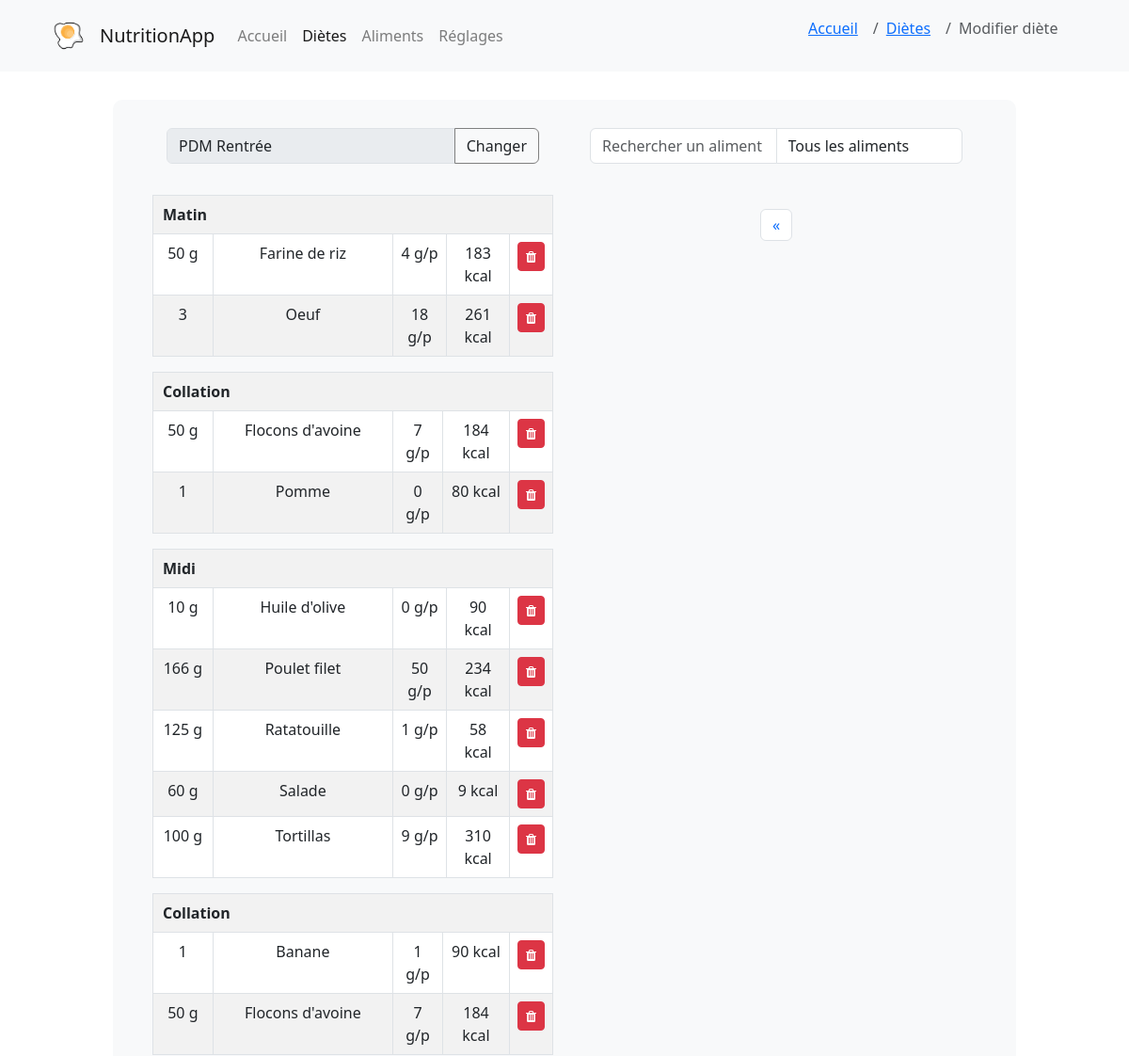
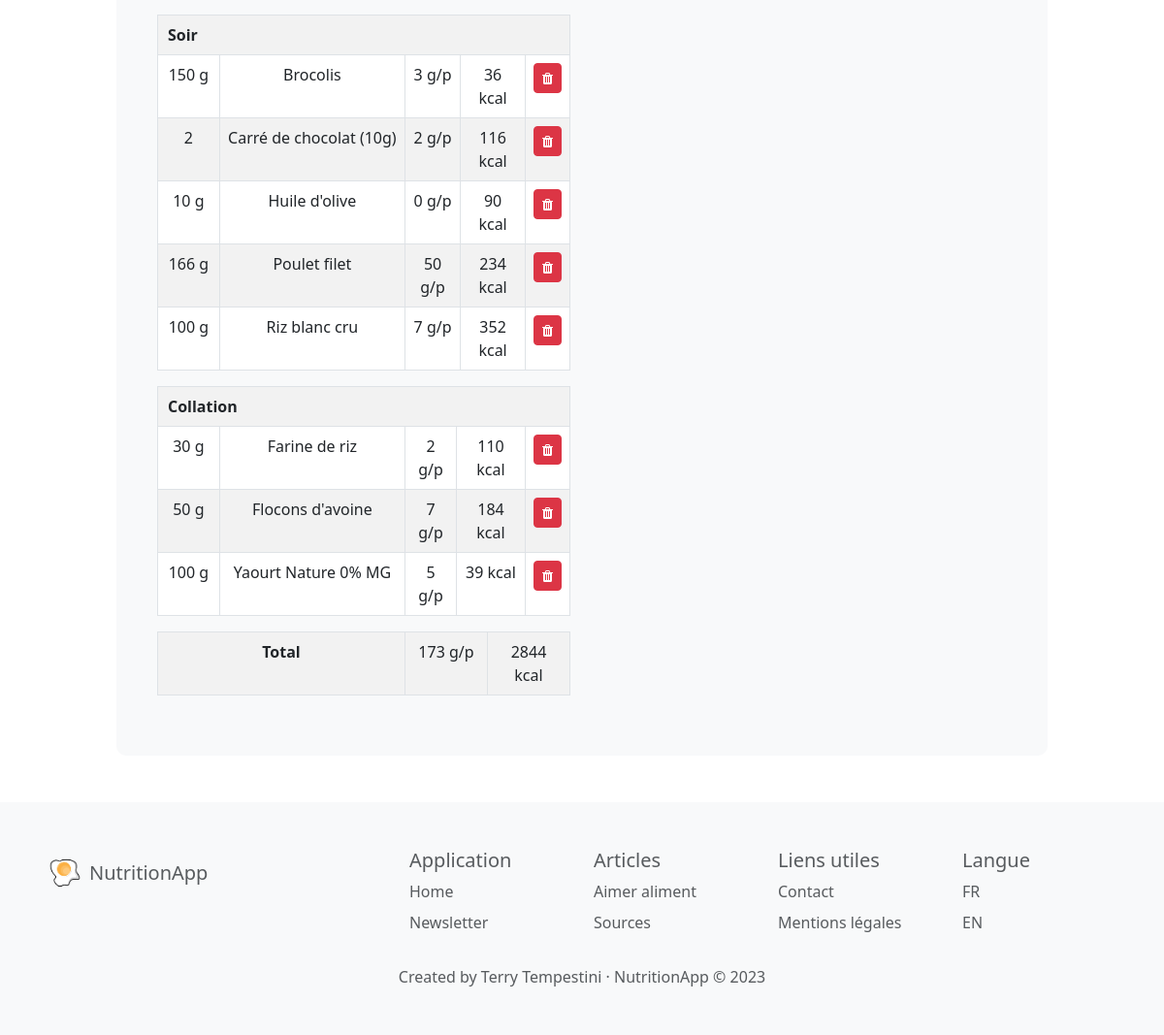
The page /creer_diete/3 on the database its author committed (2 pictures, top to bottom).
### models/Diete.py (models this page shows, shortened)
class Diete(db.Model):
    id = db.Column(db.Integer, primary_key=True)
    titre_diete = db.Column(db.String(255), nullable=True) # nom de la diete
    createur = db.Column(db.Integer, db.ForeignKey('utilisateur.id'), nullable=True)
    date = db.Column(db.Date, nullable=True)
    createur_obj = db.relationship('Utilisateur', backref=db.backref('dietes'), foreign_keys=[createur])
    def get_by_id(id):
        return Diete.query.get(id)
    def portions_associees(self):
        return Portion.query.join(Aliment).filter(Portion.diete == self.id).order_by(Portion.label_portion, Aliment.titre).all()
    def total_kcal(self):
        if(self.portions_associees()):
            return sum([portion.kcal_portion() for portion in self.portions_associees()])
        else:
            return 0
    def total_proteines(self):
        if(self.portions_associees()):
            return sum([portion.proteines_portion() for portion in self.portions_associees()])
        else:
            return 0

### models/Portion.py (models this page shows, shortened)
class Portion(db.Model):
    id = db.Column(db.Integer, primary_key=True)
    diete = db.Column(db.Integer, db.ForeignKey('diete.id'))
    aliment = db.Column(db.Integer, db.ForeignKey('aliment.id'))
    nombre = db.Column(db.Integer, nullable=False, server_default='0')
    label_portion = db.Column(db.Integer, nullable=False, server_default='0') # 1=matin, 2=collation matin, 3=midi, 4=collation aprem, 5=soir, 6=collation soir
    diete_obj = db.relationship('Diete', backref=db.backref('portions'))
    aliment_obj = db.relationship('Aliment', backref=db.backref('portions'))
    def unite(self):
        return self.aliment_obj.unite
    def kcal_portion(self):
        if self.unite() == 1: # si l'aliment est en unité (kcal * nombre)
            return round(self.aliment_obj.kcal * self.nombre)
        else: # aliment == 0 (kcal * nombre * 0.01 * 100g) ; aliment == 2 (kcal * nombre * 0.01 * 100mL)
            return round(self.aliment_obj.kcal * self.nombre * 0.01)
    def proteines_portion(self):
        if self.unite() == 1:
            return round(self.aliment_obj.proteines * self.nombre)
        else:
            return round(self.aliment_obj.proteines * self.nombre * 0.01)

### models/Aliment.py (models this page shows, shortened)
class Aliment(db.Model):
    id = db.Column(db.Integer, primary_key=True)
    titre = db.Column(db.String(255), nullable=True, server_default='')
    kcal = db.Column(db.Integer, nullable=True, server_default='0')
    proteines = db.Column(db.Integer, nullable=True, server_default='0')
    glucides = db.Column(db.Integer, nullable=True, server_default='0')
    lipides = db.Column(db.Integer, nullable=True, server_default='0')
    categorie = db.Column(db.String(255), nullable=True, server_default="Autre") # légume, fruit, féculent...
    photo = db.Column(db.String(255), nullable=True, server_default='')
    description = db.Column(db.String(255), nullable=True, server_default='')
    unite = db.Column(db.Integer, nullable=True, server_default='0') # 0 = 100g, 1 = 1 unité, 2 = mL
    valide = db.Column(db.Integer, nullable=True, server_default='0') # 0 = non validé, 1 = validé
    def get_all():
        return Aliment.query.order_by(Aliment.titre).limit(MAX_RESULTS).all()

### controllers/diete.py (the view)
@app.route('/creer_diete/<int:id>', methods=['GET', 'POST'])
def creer_diete(id):
    diete_courante = Diete.get_by_id(id)
    portions_repas = diete_courante.portions_associees()
    aliments = Aliment.get_all()
    return render_template('diete/creer_diete.html', aliments=aliments, diete=diete_courante, portions_repas=portions_repas)

### templates/diete/creer_diete.html (shortened to what this page needs)
{% extends 'base.html' %}
{% block content %}
{% set page = 'dietes' %}
{% set place = ["accueil","dietes","modifier_diete"] %}
{% with breadcrumb=place %}
    {% include "navbar.html" %}
{% endwith %}
<link rel="stylesheet" href="{{root}}{{ url_for('static', filename='css/pages.css') }}">
<div class="diete_window bg-light">
  <div class="container">
    <div class="row">
      <div class="col-md-6 mb-3">
        <div class="col-md-12 input-group mb-3">
          <input type="text" id="titre_diete" name="titre_diete" class="form-control" placeholder="Titre" value="{{ diete.titre_diete }}" readonly required>
          <div class="input-group-append">
            <span class="btn input-group-text" style="border-color: grey;" data-toggle="tooltip" title="Changer titre" data-bs-toggle="modal" data-bs-target="#modalChangeTitle" id="titre_diete">Changer</span>
          </div>
        </div>
          <table class="col-md-12 table table-striped table-bordered">
            {% set current_label = [] %}
            {% for portion in portions_repas %}
            {% if current_label[-1] != portion.label_portion %}
                    <table class="table table-striped table-bordered full-width-table">
                        {% do current_label.append(portion.label_portion) %}
                            <tr>
                                <th colspan="5" style="padding-left: 10px;">
                                    {% if current_label[-1] == 1 %}
                                        Matin
                                    {% elif current_label[-1] == 3 %}
                                        Midi
                                    {% elif current_label[-1] == 5 %}
                                        Soir
                                    {% else %}
                                        Collation
                                    {% endif %}
                                </th>
                            </tr>
                {% endif %}
            <tr>
              {% if portion.aliment_obj.unite == 1 %}
                <td style="width: 15%">{{ portion.nombre }}</td>
                <td style="width: 45%">{{ portion.aliment_obj.titre }}</td>
              {% elif portion.aliment_obj.unite == 2 %}
                <td style="width: 15%">{{ portion.nombre }} mL</td>
                <td style="width: 45%">{{ portion.aliment_obj.titre }}</td>
              {% else %}
                <td style="width: 15%">{{ portion.nombre }} g</td>
                <td style="width: 45%">{{ portion.aliment_obj.titre }}</td>
              {% endif %}
              <td>{{ portion.proteines_portion() }} g/p</td>
              <td>{{ portion.kcal_portion() }} kcal</td>
              <td class="text-center">
                <a href="{{ url_for('controllers.enlever_aliment_diete', id_portion=portion.id, id_diete=diete.id) }}" data-toggle="tooltip" title="Enlever" class="btn btn-sm btn-danger"><i class="fa fa-trash"></i></a>
              </td>
            </tr>
            {% endfor %}
          </table>
          <table class="col-md-12 table table-striped table-bordered">
            <tr class="text-center">
                <th colspan="2" style="width: 60%;">Total</th>
                <td style="width: 20%;">{{ diete.total_proteines()|round|int }} g/p</td>
                <td style="width: 20%;">{{ diete.total_kcal()|round|int }} kcal</td>
            </tr>
          </table>
      </div>
      <div class="col-md-6 mb-3">
        <div class="input-group mb-3 col-md-12">
          <form id="search-form" class="input-group mb-3">
            <input id="filterInput" type="text" name="search" class="form-control" placeholder="Rechercher un aliment" aria-label="Rechercher un aliment">
            <select id="filterSelect" name="filterSelect" class="form-control" required></select>
          </form>
        </div>
        <nav aria-label="Page navigation example">
          <ul class="pagination justify-content-center" id="pagination">
            <li class="page-item">
              <a class="page-link" href="#" aria-label="Previous" id="prevPage">
                <span aria-hidden="true">&laquo;</span>
              </a>
            </li>
          </ul>
        </nav>
      </div>
    </div>
  </div>
</div>
{% endblock %}

### static/css/base.css (style rules this page uses)
html { font-family: 'Roboto', sans-serif; font-size: 16px; line-height: 1.5; color: #333; background-color: #fff; }

### static/css/pages.css (style rules this page uses)
.table td { text-align: center; }
.diete_window { width: 80%; margin: 30px auto; padding: 30px; max-width: 1200px; border-radius: 10px; }

### rows shown on the page
Diete: titre_diete "PDM Rentrée"
Portion: label_portion "Matin", nombre "50", aliment_obj.titre "Farine de riz", proteines_portion "4", kcal_portion "183"
Portion: nombre "3", aliment_obj.titre "Oeuf", proteines_portion "18", kcal_portion "261"
Portion: label_portion "Collation", nombre "50", aliment_obj.titre "Flocons d'avoine", proteines_portion "7", kcal_portion "184"
Portion: nombre "1", aliment_obj.titre "Pomme", proteines_portion "0", kcal_portion "80"
Portion: label_portion "Midi", nombre "10", aliment_obj.titre "Huile d'olive", proteines_portion "0", kcal_portion "90"
Portion: nombre "166", aliment_obj.titre "Poulet filet", proteines_portion "50", kcal_portion "234"
Portion: nombre "125", aliment_obj.titre "Ratatouille", proteines_portion "1", kcal_portion "58"
Portion: nombre "60", aliment_obj.titre "Salade", proteines_portion "0", kcal_portion "9"
Portion: nombre "100", aliment_obj.titre "Tortillas", proteines_portion "9", kcal_portion "310"
Portion: label_portion "Collation", nombre "1", aliment_obj.titre "Banane", proteines_portion "1", kcal_portion "90"
Portion: nombre "50", aliment_obj.titre "Flocons d'avoine", proteines_portion "7", kcal_portion "184"
Portion: label_portion "Soir", nombre "150", aliment_obj.titre "Brocolis", proteines_portion "3", kcal_portion "36"
Portion: nombre "2", aliment_obj.titre "Carré de chocolat (10g)", proteines_portion "2", kcal_portion "116"
Portion: nombre "10", aliment_obj.titre "Huile d'olive", proteines_portion "0", kcal_portion "90"
Portion: nombre "166", aliment_obj.titre "Poulet filet", proteines_portion "50", kcal_portion "234"
Portion: nombre "100", aliment_obj.titre "Riz blanc cru", proteines_portion "7", kcal_portion "352"
Portion: label_portion "Collation", nombre "30", aliment_obj.titre "Farine de riz", proteines_portion "2", kcal_portion "110"
Portion: nombre "50", aliment_obj.titre "Flocons d'avoine", proteines_portion "7", kcal_portion "184"
Portion: nombre "100", aliment_obj.titre "Yaourt Nature 0% MG", proteines_portion "5", kcal_portion "39"
Aliment: total_proteines "173", total_kcal "2844"

### other values the page prints
{{ pretty_name[item] }} "Accueil" "Diètes"
{{ pretty_name[item] }} "Modifier diète"
